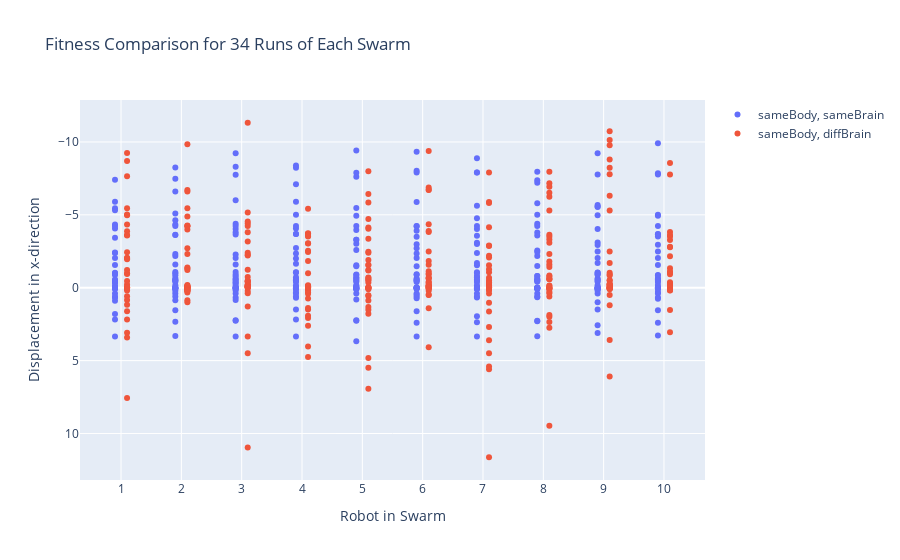

The cell this chart's notebook holds for it:
### Code cell
fig = go.Figure()

fig.add_trace(go.Scatter(x=numberOfBots1,y=case1Data,name='sameBody, sameBrain',mode='markers'))
fig.add_trace(go.Scatter(x=numberOfBots2,y=case2Data,name='sameBody, diffBrain',mode='markers'))
fig.update_layout(yaxis_range=[-15,15])
fig.update_xaxes(title='Robot in Swarm')
fig.update_xaxes(nticks=20)
fig.update_yaxes(title='Displacement in x-direction')
fig.update_layout(title=f'Fitness Comparison for 34 Runs of Each Swarm')
fig.update_yaxes(autorange="reversed")

fig.show()

### Figure 1 — Plotly figure (JSON) as saved in the notebook; plotly's stock layout.template omitted (floating-point values rounded to 4 significant figures; data arrays with more than 128 entries replaced by an {"elided": "..."} marker saying what was removed)
{"data": [{"mode": "markers", "name": "sameBody, sameBrain", "type": "scatter", "x": {"elided": "340 float values"}, "y": {"elided": "340 float values"}}, {"mode": "markers", "name": "sameBody, diffBrain", "type": "scatter", "x": {"elided": "340 float values"}, "y": {"elided": "340 float values"}}], "layout": {"title": {"text": "Fitness Comparison for 34 Runs of Each Swarm"}, "xaxis": {"nticks": 20, "title": {"text": "Robot in Swarm"}}, "yaxis": {"autorange": "reversed", "range": [-15, 15], "title": {"text": "Displacement in x-direction"}}}}
